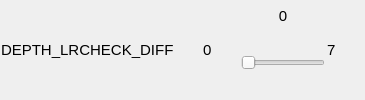
       <widget class="QWidget" name="widget_slider_01" native="true">
        <layout class="QHBoxLayout" name="horizontalLayout_5" stretch="1,3">
         <property name="spacing">
          <number>1</number>
         </property>
         <property name="leftMargin">
          <number>1</number>
         </property>
         <property name="topMargin">
          <number>1</number>
         </property>
         <property name="rightMargin">
          <number>1</number>
         </property>
         <property name="bottomMargin">
          <number>1</number>
         </property>
         <item>
          <widget class="QLabel" name="label_DEPTH_LRCHECK_DIFF">
           <property name="minimumSize">
            <size>
             <width>200</width>
             <height>0</height>
            </size>
           </property>
           <property name="font">
            <font>
             <pointsize>11</pointsize>
            </font>
           </property>
           <property name="text">
            <string>DEPTH_LRCHECK_DIFF</string>
           </property>
          </widget>
         </item>
         <item>
          <widget class="QWidget" name="widget_13" native="true">
           <property name="font">
            <font>
             <pointsize>1</pointsize>
            </font>
           </property>
           <layout class="QHBoxLayout" name="horizontalLayout_17">
            <property name="spacing">
             <number>1</number>
            </property>
            <property name="leftMargin">
             <number>1</number>
            </property>
            <property name="topMargin">
             <number>1</number>
            </property>
            <property name="rightMargin">
             <number>1</number>
            </property>
            <property name="bottomMargin">
             <number>1</number>
            </property>
            <item>
             <widget class="QLabel" name="label_DEPTH_LRCHECK_DIFF_Min">
              <property name="minimumSize">
               <size>
                <width>36</width>
                <height>20</height>
               </size>
              </property>
              <property name="maximumSize">
               <size>
                <width>36</width>
                <height>20</height>
               </size>
              </property>
              <property name="font">
               <font>
                <pointsize>11</pointsize>
               </font>
              </property>
              <property name="text">
               <string>0</string>
              </property>
             </widget>
            </item>
            <item>
             <widget class="QWidget" name="widget_14" native="true">
              <property name="layoutDirection">
               <enum>Qt::LeftToRight</enum>
              </property>
              <layout class="QVBoxLayout" name="verticalLayout_5">
               <property name="spacing">
                <number>1</number>
               </property>
               <property name="leftMargin">
                <number>1</number>
               </property>
               <property name="topMargin">
                <number>1</number>
               </property>
               <property name="rightMargin">
                <number>1</number>
               </property>
               <property name="bottomMargin">
                <number>1</number>
               </property>
               <item>
                <widget class="QWidget" name="widget_15" native="true">
                 <property name="minimumSize">
                  <size>
                   <width>0</width>
                   <height>24</height>
                  </size>
                 </property>
                 <property name="maximumSize">
                  <size>
                   <width>16777215</width>
                   <height>24</height>
                  </size>
                 </property>
                 <layout class="QHBoxLayout" name="horizontalLayout_18">
                  <property name="spacing">
                   <number>1</number>
                  </property>
                  <property name="leftMargin">
                   <number>1</number>
                  </property>
                  <property name="topMargin">
                   <number>1</number>
                  </property>
                  <property name="rightMargin">
                   <number>1</number>
                  </property>
                  <property name="bottomMargin">
                   <number>1</number>
                  </property>
                  <item>
                   <widget class="QLabel" name="label_DEPTH_LRCHECK_DIFF_Current">
                    <property name="minimumSize">
                     <size>
                      <width>0</width>
                      <height>24</height>
                     </size>
                    </property>
                    <property name="maximumSize">
                     <size>
                      <width>16777215</width>
                      <height>24</height>
                     </size>
                    </property>
                    <property name="font">
                     <font>
                      <pointsize>11</pointsize>
                     </font>
                    </property>
                    <property name="text">
                     <string>0</string>
                    </property>
                    <property name="alignment">
                     <set>Qt::AlignCenter</set>
                    </property>
                   </widget>
                  </item>
                 </layout>
                </widget>
               </item>
               <item>
                <widget class="QSlider" name="Slider_DEPTH_LRCHECK_DIFF">
                 <property name="enabled">
                  <bool>false</bool>
                 </property>
                 <property name="sizePolicy">
                  <sizepolicy hsizetype="Expanding" vsizetype="Preferred">
                   <horstretch>0</horstretch>
                   <verstretch>3</verstretch>
                  </sizepolicy>
                 </property>
                 <property name="minimumSize">
                  <size>
                   <width>0</width>
                   <height>24</height>
                  </size>
                 </property>
                 <property name="pageStep">
                  <number>1</number>
                 </property>
                 <property name="value">
                  <number>0</number>
                 </property>
                 <property name="orientation">
                  <enum>Qt::Horizontal</enum>
                 </property>
                </widget>
               </item>
              </layout>
             </widget>
            </item>
            <item>
             <widget class="QLabel" name="label_DEPTH_LRCHECK_DIFF_Max">
              <property name="minimumSize">
               <size>
                <width>36</width>
                <height>24</height>
               </size>
              </property>
              <property name="maximumSize">
               <size>
                <width>36</width>
                <height>24</height>
               </size>
              </property>
              <property name="font">
               <font>
                <pointsize>11</pointsize>
               </font>
              </property>
              <property name="text">
               <string>7</string>
              </property>
             </widget>
            </item>
           </layout>
          </widget>
         </item>
        </layout>
       </widget>
